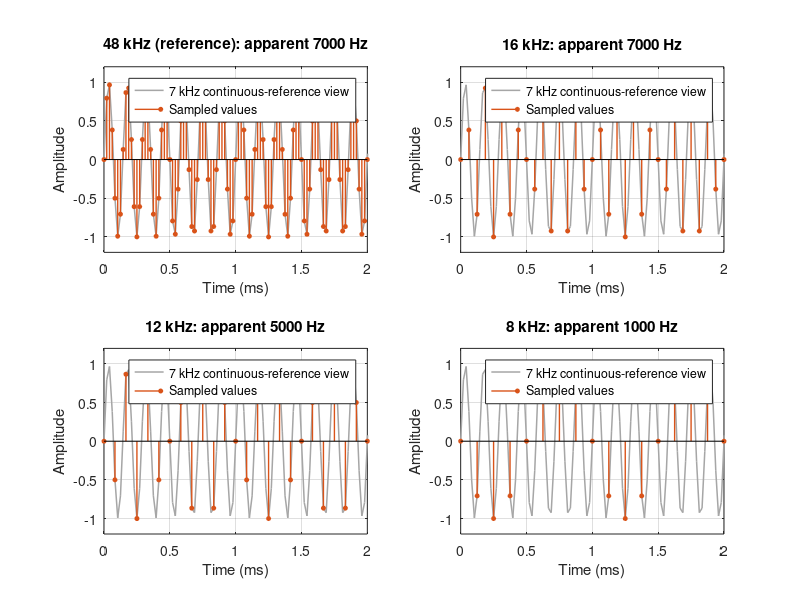

Here is the MATLAB script that generated this plot: (Note: this script raises an error after producing the figure.)
%% Lecture 02 - Hearing and Seeing Aliasing
% Self-contained experiment: 7 kHz tone sampled at several rates.
% No Signal Processing Toolbox is required.
% Run this script in MATLAB. It saves figures in the same folder.
clear; close all; clc;

f0 = 7000;                 % original tone (Hz)
duration = 0.08;           % duration for experiment (seconds)
fsList = [48000 16000 12000 8000];
labels = {'48 kHz (reference)','16 kHz','12 kHz','8 kHz'};

% Use a deterministic tone. Generate each sampled version from its
% continuous-time formula, rather than resampling with anti-alias filters.
% This intentionally illustrates aliasing when sample rate is too low.

tRef = (0:round(duration*fsList(1))-1)' / fsList(1);
xRef = sin(2*pi*f0*tRef);

fprintf('LECTURE 02: HEARING AND SEEING ALIASING\n');
fprintf('Original tone: %.0f Hz | Duration: %.3f s\n',f0,duration);
fprintf('Nyquist requirement for an unambiguous 7 kHz tone: Fs > %.0f Hz\n\n', 2*f0);

%% Figure 1: waveform comparison, zoomed to 2 milliseconds
figure('Name','Sampled waveforms','Color','w','Position',[100 100 1000 700]);
tileDur = 0.002;
for i = 1:numel(fsList)
    fs = fsList(i);
    t = (0:round(duration*fs)-1)' / fs;
    x = sin(2*pi*f0*t);
    expectedAlias = abs(f0 - round(f0/fs)*fs);
    subplot(2,2,i);
    plot(tRef*1000,xRef,'Color',[0.65 0.65 0.65],'LineWidth',1.1); hold on;
    stem(t*1000,x,'filled','MarkerSize',3,'LineWidth',1);
    xlim([0 tileDur*1000]); ylim([-1.2 1.2]); grid on;
    title(sprintf('%s: apparent %.0f Hz',labels{i},expectedAlias));
    xlabel('Time (ms)'); ylabel('Amplitude');
    legend('7 kHz continuous-reference view','Sampled values','Location','best');
end
sgtitle('7 kHz tone sampled at different frequencies');
exportgraphics(gcf,'sampled_waveforms.png','Resolution',170);

%% Figure 2: one-sided amplitude spectra
figure('Name','FFT comparison','Color','w','Position',[130 130 1000 700]);
for i = 1:numel(fsList)
    fs = fsList(i);
    t = (0:round(duration*fs)-1)' / fs;
    x = sin(2*pi*f0*t);
    n = length(x);
    spectrum = abs(fft(x))/n;
    amp = spectrum(1:floor(n/2)+1);
    if mod(n,2)==0
        amp(2:end-1) = 2*amp(2:end-1);
    else
        amp(2:end) = 2*amp(2:end);
    end
    f = (0:floor(n/2))'*fs/n;
    [~,idx] = max(amp);
    fprintf('Fs = %5d Hz | Nyquist = %5d Hz | peak = %7.1f Hz | amplitude = %.3f\n', ...
        fs,fs/2,f(idx),amp(idx));
    subplot(2,2,i);
    plot(f,amp,'LineWidth',1.2); grid on;
    xlim([0 fs/2]); ylim([0 1.15]);
    xlabel('Frequency (Hz)'); ylabel('Single-sided amplitude');
    title(sprintf('%s: FFT peak %.0f Hz',labels{i},f(idx)));
end
sgtitle('Frequency changes caused by undersampling (without anti-alias filtering)');
exportgraphics(gcf,'aliasing_spectra.png','Resolution',170);

%% Figure 3: summary comparison
aliasFreqs = zeros(size(fsList));
for i = 1:numel(fsList)
    aliasFreqs(i) = abs(f0 - round(f0/fsList(i))*fsList(i));
end
figure('Name','Aliasing summary','Color','w');
bar(categorical(labels),aliasFreqs); grid on;
ylabel('Apparent (aliased) frequency (Hz)');
title('Apparent frequency of 7 kHz tone at each sampling rate');
exportgraphics(gcf,'aliasing_summary.png','Resolution',170);

%% Playback: listen at each signal's actual sample rate
% Playback is optional in case speakers are not available.
% Keep the same numeric amplitude (and volume setting) for fair comparison.
% A 7 kHz tone may be difficult to hear depending on age and speakers.
playAudio = true;
if playAudio
    fprintf('\nPlaying 4 tones. Lower your speaker volume before running.\n');
    for i = 1:numel(fsList)
        fs = fsList(i);
        t = (0:round(duration*fs)-1)' / fs;
        x = 0.15*sin(2*pi*f0*t); % safe starting amplitude
        fprintf('Playing %s\n',labels{i});
        sound(x,fs);
        pause(duration+0.35);
    end
end
fprintf('\nGenerated: sampled_waveforms.png, aliasing_spectra.png, aliasing_summary.png\n');
